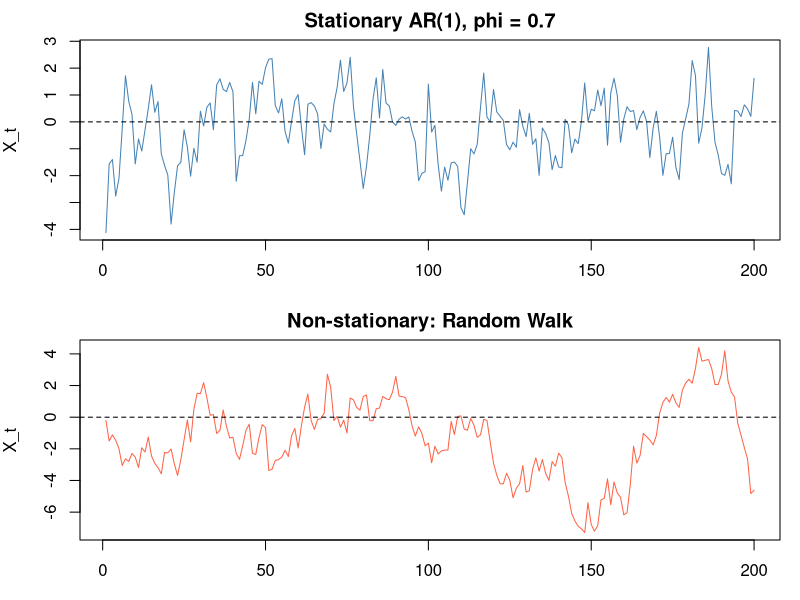
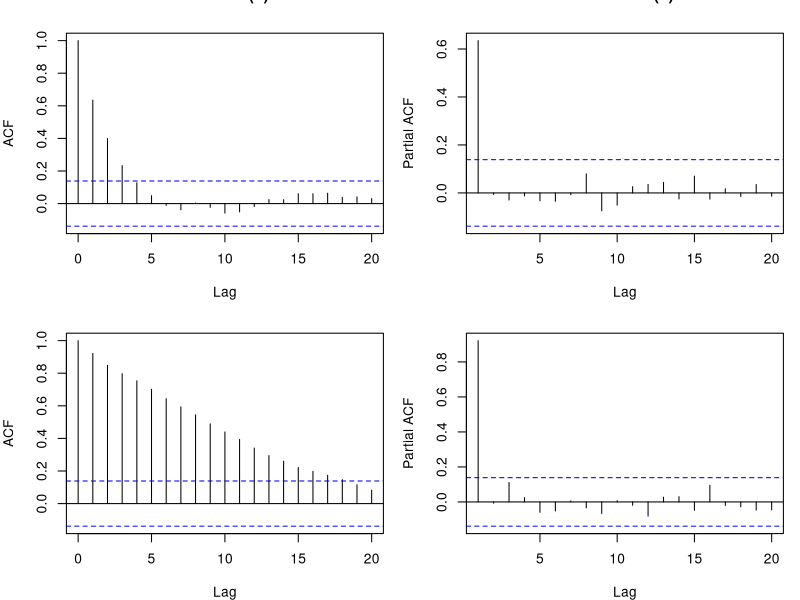
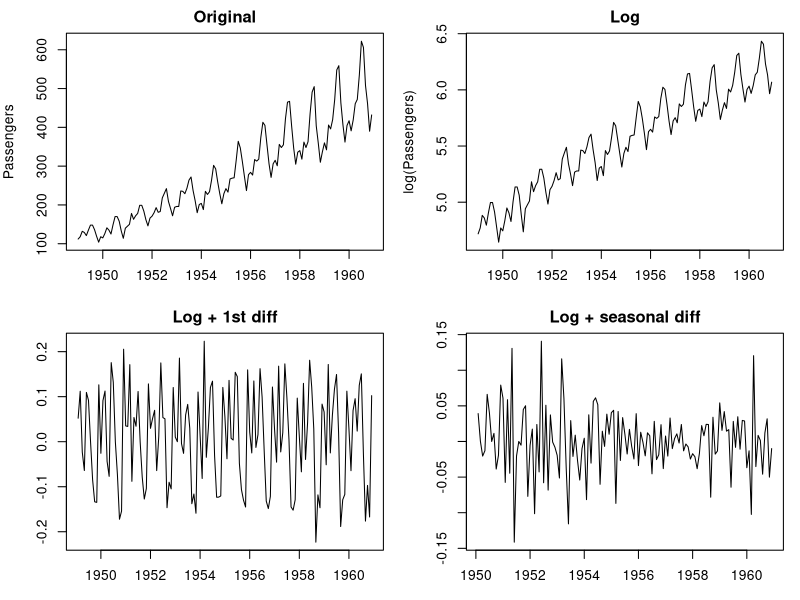
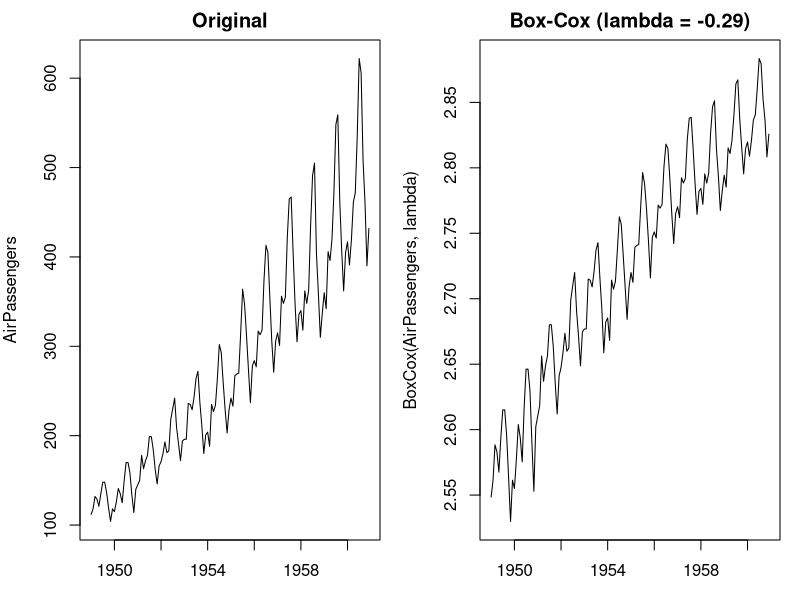
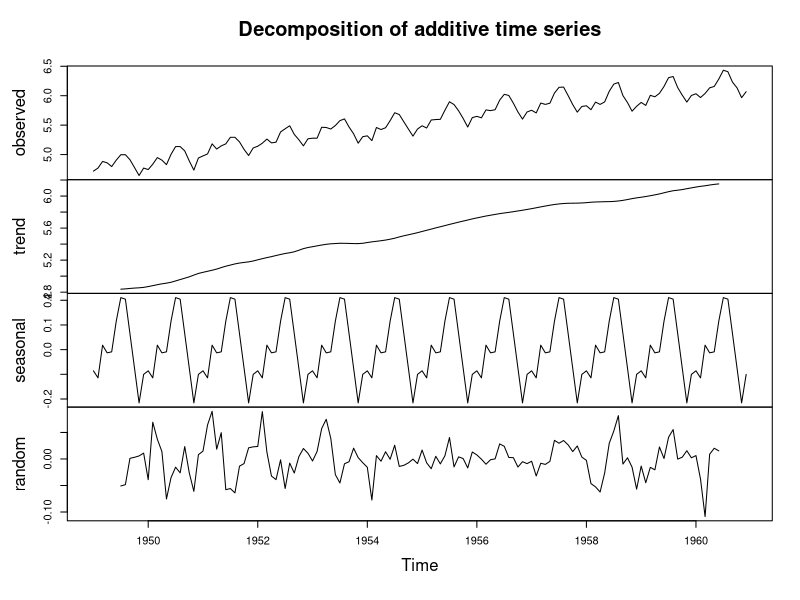

Reproduce these figures in R, in order.
## ---- chunk 1
set.seed(42)
n <- 200

# stationary: AR(1) with phi = 0.7
x_stationary <- arima.sim(model = list(ar = 0.7), n = n)

# non-stationary: random walk
x_rw <- cumsum(rnorm(n))

par(mfrow = c(2, 1), mar = c(3, 4, 2, 1))
plot(x_stationary, type = "l", main = "Stationary AR(1), phi = 0.7",
     ylab = "X_t", col = "steelblue")
abline(h = 0, lty = 2)
plot(x_rw, type = "l", main = "Non-stationary: Random Walk",
     ylab = "X_t", col = "tomato")
abline(h = 0, lty = 2)
## ---- chunk 2
par(mfrow = c(2, 2), mar = c(4, 4, 2, 1))
acf(x_stationary,  main = "ACF: AR(1)",  lag.max = 20)
pacf(x_stationary, main = "PACF: AR(1)", lag.max = 20)
acf(x_rw,          main = "ACF: Random Walk",  lag.max = 20)
pacf(x_rw,         main = "PACF: Random Walk", lag.max = 20)
## ---- chunk 3
Box.test(x_stationary, lag = 10, type = "Ljung-Box")
Box.test(x_rw,         lag = 10, type = "Ljung-Box")
## ---- chunk 4
data("AirPassengers")

par(mfrow = c(2, 2), mar = c(3, 4, 2, 1))
plot(AirPassengers,                          main = "Original",            ylab = "Passengers")
plot(log(AirPassengers),                     main = "Log",                 ylab = "log(Passengers)")
plot(diff(log(AirPassengers)),               main = "Log + 1st diff",      ylab = "")
plot(diff(diff(log(AirPassengers), 12)),     main = "Log + seasonal diff", ylab = "")
## ---- chunk 5
library(forecast)
lambda <- BoxCox.lambda(AirPassengers)
cat("Optimal lambda:", round(lambda, 3), "\n")

par(mfrow = c(1, 2), mar = c(3, 4, 2, 1))
plot(AirPassengers,                     main = "Original")
plot(BoxCox(AirPassengers, lambda),     main = paste0("Box-Cox (lambda = ", round(lambda, 2), ")"))
## ---- chunk 6
decomp <- decompose(log(AirPassengers))
plot(decomp)
